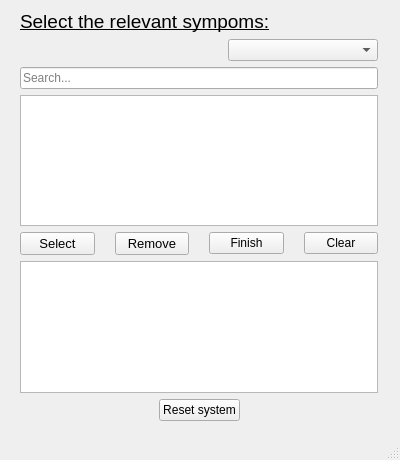
<?xml version="1.0" encoding="UTF-8"?>
<ui version="4.0">
 <class>MainWindow</class>
 <widget class="QMainWindow" name="MainWindow">
  <property name="geometry">
   <rect>
    <x>0</x>
    <y>0</y>
    <width>400</width>
    <height>460</height>
   </rect>
  </property>
  <property name="minimumSize">
   <size>
    <width>400</width>
    <height>460</height>
   </size>
  </property>
  <property name="maximumSize">
   <size>
    <width>400</width>
    <height>460</height>
   </size>
  </property>
  <property name="windowTitle">
   <string>Diet assistant</string>
  </property>
  <widget class="QWidget" name="centralwidget">
   <widget class="QWidget" name="layoutWidget">
    <property name="geometry">
     <rect>
      <x>20</x>
      <y>10</y>
      <width>358</width>
      <height>411</height>
     </rect>
    </property>
    <layout class="QHBoxLayout" name="horizontalLayout_3">
     <item>
      <layout class="QVBoxLayout" name="verticalLayout">
       <item>
        <widget class="QLabel" name="label">
         <property name="font">
          <font>
           <pointsize>14</pointsize>
           <bold>false</bold>
           <underline>true</underline>
          </font>
         </property>
         <property name="text">
          <string>Select the relevant sympoms:</string>
         </property>
        </widget>
       </item>
       <item>
        <layout class="QHBoxLayout" name="horizontalLayout_5">
         <item>
          <spacer name="horizontalSpacer">
           <property name="orientation">
            <enum>Qt::Horizontal</enum>
           </property>
           <property name="sizeHint" stdset="0">
            <size>
             <width>20</width>
             <height>20</height>
            </size>
           </property>
          </spacer>
         </item>
         <item>
          <widget class="QComboBox" name="categoriesBox">
           <property name="minimumSize">
            <size>
             <width>150</width>
             <height>0</height>
            </size>
           </property>
           <property name="currentText">
            <string/>
           </property>
           <property name="placeholderText">
            <string>Chose a category...</string>
           </property>
          </widget>
         </item>
        </layout>
       </item>
       <item>
        <widget class="QLineEdit" name="searchLine">
         <property name="placeholderText">
          <string>Search...</string>
         </property>
        </widget>
       </item>
       <item>
        <widget class="QListView" name="symtomsView">
         <property name="maximumSize">
          <size>
           <width>16777215</width>
           <height>16777215</height>
          </size>
         </property>
        </widget>
       </item>
       <item>
        <layout class="QHBoxLayout" name="horizontalLayout_4">
         <property name="spacing">
          <number>20</number>
         </property>
         <item>
          <layout class="QHBoxLayout" name="horizontalLayout">
           <item>
            <widget class="QPushButton" name="selectButton">
             <property name="font">
              <font>
               <pointsize>10</pointsize>
               <bold>false</bold>
               <underline>false</underline>
               <strikeout>false</strikeout>
              </font>
             </property>
             <property name="acceptDrops">
              <bool>false</bool>
             </property>
             <property name="text">
              <string>Select</string>
             </property>
             <property name="autoDefault">
              <bool>false</bool>
             </property>
             <property name="default">
              <bool>false</bool>
             </property>
            </widget>
           </item>
           <item>
            <widget class="QPushButton" name="removeButton">
             <property name="font">
              <font>
               <pointsize>10</pointsize>
               <bold>false</bold>
               <underline>false</underline>
               <strikeout>false</strikeout>
              </font>
             </property>
             <property name="acceptDrops">
              <bool>false</bool>
             </property>
             <property name="text">
              <string>Remove</string>
             </property>
             <property name="autoDefault">
              <bool>false</bool>
             </property>
             <property name="default">
              <bool>false</bool>
             </property>
            </widget>
           </item>
          </layout>
         </item>
         <item>
          <layout class="QHBoxLayout" name="horizontalLayout_2">
           <item>
            <widget class="QPushButton" name="finishButton">
             <property name="text">
              <string>Finish</string>
             </property>
            </widget>
           </item>
           <item>
            <widget class="QPushButton" name="clearButton">
             <property name="text">
              <string>Clear</string>
             </property>
            </widget>
           </item>
          </layout>
         </item>
        </layout>
       </item>
       <item>
        <widget class="QListView" name="selectedSymptomsView"/>
       </item>
       <item>
        <layout class="QHBoxLayout" name="horizontalLayout_6">
         <item>
          <spacer name="horizontalSpacer_2">
           <property name="orientation">
            <enum>Qt::Horizontal</enum>
           </property>
           <property name="sizeHint" stdset="0">
            <size>
             <width>40</width>
             <height>20</height>
            </size>
           </property>
          </spacer>
         </item>
         <item>
          <widget class="QPushButton" name="resetButton">
           <property name="text">
            <string>Reset system</string>
           </property>
          </widget>
         </item>
         <item>
          <spacer name="horizontalSpacer_3">
           <property name="orientation">
            <enum>Qt::Horizontal</enum>
           </property>
           <property name="sizeHint" stdset="0">
            <size>
             <width>40</width>
             <height>20</height>
            </size>
           </property>
          </spacer>
         </item>
        </layout>
       </item>
      </layout>
     </item>
    </layout>
   </widget>
  </widget>
  <widget class="QMenuBar" name="menubar">
   <property name="geometry">
    <rect>
     <x>0</x>
     <y>0</y>
     <width>400</width>
     <height>17</height>
    </rect>
   </property>
  </widget>
  <widget class="QStatusBar" name="statusbar"/>
 </widget>
 <resources/>
 <connections/>
</ui>
